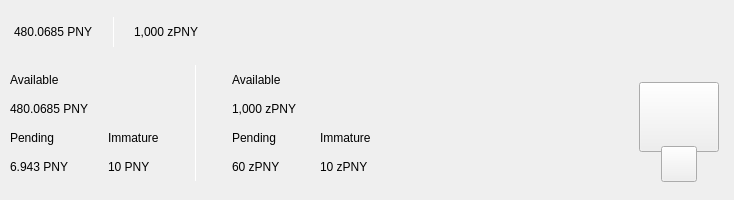
<?xml version="1.0" encoding="UTF-8"?>
<ui version="4.0">
 <class>TopBar</class>
 <widget class="QWidget" name="TopBar">
  <property name="geometry">
   <rect>
    <x>0</x>
    <y>0</y>
    <width>734</width>
    <height>200</height>
   </rect>
  </property>
  <property name="minimumSize">
   <size>
    <width>0</width>
    <height>200</height>
   </size>
  </property>
  <property name="maximumSize">
   <size>
    <width>16777215</width>
    <height>200</height>
   </size>
  </property>
  <property name="windowTitle">
   <string>Form</string>
  </property>
  <layout class="QVBoxLayout" name="verticalLayout_10" stretch="0">
   <property name="spacing">
    <number>0</number>
   </property>
   <property name="leftMargin">
    <number>0</number>
   </property>
   <property name="topMargin">
    <number>0</number>
   </property>
   <property name="rightMargin">
    <number>0</number>
   </property>
   <property name="bottomMargin">
    <number>0</number>
   </property>
   <item>
    <widget class="PFBorderImage" name="containerTop" native="true">
     <layout class="QVBoxLayout" name="verticalLayout_11">
      <property name="spacing">
       <number>0</number>
      </property>
      <property name="leftMargin">
       <number>0</number>
      </property>
      <property name="topMargin">
       <number>0</number>
      </property>
      <property name="rightMargin">
       <number>0</number>
      </property>
      <property name="bottomMargin">
       <number>0</number>
      </property>
      <item>
       <widget class="QWidget" name="top_container_2" native="true">
        <property name="minimumSize">
         <size>
          <width>0</width>
          <height>65</height>
         </size>
        </property>
        <layout class="QHBoxLayout" name="top_container">
         <property name="spacing">
          <number>0</number>
         </property>
         <property name="leftMargin">
          <number>14</number>
         </property>
         <property name="topMargin">
          <number>0</number>
         </property>
         <property name="rightMargin">
          <number>14</number>
         </property>
         <property name="bottomMargin">
          <number>0</number>
         </property>
         <item alignment="Qt::AlignVCenter">
          <widget class="QWidget" name="widgetTopAmount" native="true">
           <property name="sizePolicy">
            <sizepolicy hsizetype="Preferred" vsizetype="Maximum">
             <horstretch>0</horstretch>
             <verstretch>0</verstretch>
            </sizepolicy>
           </property>
           <layout class="QHBoxLayout" name="horizontalLayout_5">
            <property name="spacing">
             <number>0</number>
            </property>
            <property name="leftMargin">
             <number>0</number>
            </property>
            <property name="topMargin">
             <number>0</number>
            </property>
            <property name="rightMargin">
             <number>0</number>
            </property>
            <property name="bottomMargin">
             <number>0</number>
            </property>
            <item alignment="Qt::AlignTop">
             <widget class="QLabel" name="labelAmountTopPny">
              <property name="minimumSize">
               <size>
                <width>0</width>
                <height>36</height>
               </size>
              </property>
              <property name="styleSheet">
               <string notr="true">padding:0px;margin:0px;</string>
              </property>
              <property name="text">
               <string notr="true">480.0685 PNY</string>
              </property>
             </widget>
            </item>
            <item>
             <spacer name="horizontalSpacer_11">
              <property name="orientation">
               <enum>Qt::Horizontal</enum>
              </property>
              <property name="sizeType">
               <enum>QSizePolicy::Fixed</enum>
              </property>
              <property name="sizeHint" stdset="0">
               <size>
                <width>20</width>
                <height>20</height>
               </size>
              </property>
             </spacer>
            </item>
            <item alignment="Qt::AlignVCenter">
             <widget class="QLabel" name="typeSpacerTop">
              <property name="minimumSize">
               <size>
                <width>1</width>
                <height>30</height>
               </size>
              </property>
              <property name="maximumSize">
               <size>
                <width>1</width>
                <height>30</height>
               </size>
              </property>
              <property name="styleSheet">
               <string notr="true">background-color:white;
padding:0px;
border:none;</string>
              </property>
              <property name="text">
               <string/>
              </property>
             </widget>
            </item>
            <item>
             <spacer name="horizontalSpacer_12">
              <property name="orientation">
               <enum>Qt::Horizontal</enum>
              </property>
              <property name="sizeType">
               <enum>QSizePolicy::Fixed</enum>
              </property>
              <property name="sizeHint" stdset="0">
               <size>
                <width>20</width>
                <height>20</height>
               </size>
              </property>
             </spacer>
            </item>
            <item alignment="Qt::AlignTop">
             <widget class="QLabel" name="labelAmountTopzPny">
              <property name="minimumSize">
               <size>
                <width>0</width>
                <height>36</height>
               </size>
              </property>
              <property name="text">
               <string notr="true">1,000 zPNY</string>
              </property>
             </widget>
            </item>
           </layout>
          </widget>
         </item>
         <item>
          <spacer name="horizontalSpacer">
           <property name="orientation">
            <enum>Qt::Horizontal</enum>
           </property>
           <property name="sizeHint" stdset="0">
            <size>
             <width>40</width>
             <height>20</height>
            </size>
           </property>
          </spacer>
         </item>
         <item>
          <layout class="QHBoxLayout" name="horizontalLayout_4">
           <property name="spacing">
            <number>12</number>
           </property>
           <property name="rightMargin">
            <number>0</number>
           </property>
           <item alignment="Qt::AlignRight">
            <widget class="QWidget" name="layoutSync" native="true">
             <property name="minimumSize">
              <size>
               <width>0</width>
               <height>36</height>
              </size>
             </property>
             <property name="maximumSize">
              <size>
               <width>16777215</width>
               <height>36</height>
              </size>
             </property>
             <layout class="QVBoxLayout" name="verticalLayout_9">
              <property name="leftMargin">
               <number>0</number>
              </property>
              <property name="topMargin">
               <number>0</number>
              </property>
              <property name="rightMargin">
               <number>0</number>
              </property>
              <property name="bottomMargin">
               <number>0</number>
              </property>
              <item>
               <widget class="ExpandableButton" name="pushButtonSync" native="true">
                <property name="minimumSize">
                 <size>
                  <width>36</width>
                  <height>36</height>
                 </size>
                </property>
                <property name="maximumSize">
                 <size>
                  <width>16777215</width>
                  <height>36</height>
                 </size>
                </property>
               </widget>
              </item>
             </layout>
            </widget>
           </item>
           <item>
            <widget class="ExpandableButton" name="pushButtonHDUpgrade" native="true">
             <property name="minimumSize">
              <size>
               <width>36</width>
               <height>36</height>
              </size>
             </property>
            </widget>
           </item>
           <item>
            <widget class="ExpandableButton" name="pushButtonStack" native="true">
             <property name="minimumSize">
              <size>
               <width>36</width>
               <height>36</height>
              </size>
             </property>
            </widget>
           </item>
           <item>
            <widget class="ExpandableButton" name="pushButtonColdStaking" native="true">
             <property name="minimumSize">
              <size>
               <width>36</width>
               <height>36</height>
              </size>
             </property>
            </widget>
           </item>
           <item>
            <widget class="ExpandableButton" name="pushButtonConnection" native="true">
             <property name="minimumSize">
              <size>
               <width>36</width>
               <height>36</height>
              </size>
             </property>
            </widget>
           </item>
           <item>
            <widget class="ExpandableButton" name="pushButtonTor" native="true">
             <property name="minimumSize">
              <size>
               <width>36</width>
               <height>36</height>
              </size>
             </property>
            </widget>
           </item>
           <item>
            <widget class="ExpandableButton" name="pushButtonLock" native="true">
             <property name="sizePolicy">
              <sizepolicy hsizetype="Expanding" vsizetype="Expanding">
               <horstretch>0</horstretch>
               <verstretch>0</verstretch>
              </sizepolicy>
             </property>
             <property name="minimumSize">
              <size>
               <width>36</width>
               <height>0</height>
              </size>
             </property>
            </widget>
           </item>
           <item>
            <widget class="ExpandableButton" name="pushButtonTheme" native="true">
             <property name="minimumSize">
              <size>
               <width>36</width>
               <height>36</height>
              </size>
             </property>
             <property name="maximumSize">
              <size>
               <width>16777215</width>
               <height>36</height>
              </size>
             </property>
            </widget>
           </item>
           <item>
            <widget class="ExpandableButton" name="pushButtonFAQ" native="true">
             <property name="minimumSize">
              <size>
               <width>36</width>
               <height>36</height>
              </size>
             </property>
            </widget>
           </item>
          </layout>
         </item>
        </layout>
       </widget>
      </item>
      <item>
       <widget class="QWidget" name="bottom_container" native="true">
        <property name="minimumSize">
         <size>
          <width>0</width>
          <height>135</height>
         </size>
        </property>
        <layout class="QHBoxLayout" name="botton_container">
         <property name="leftMargin">
          <number>10</number>
         </property>
         <property name="topMargin">
          <number>0</number>
         </property>
         <property name="rightMargin">
          <number>10</number>
         </property>
         <property name="bottomMargin">
          <number>10</number>
         </property>
         <item>
          <layout class="QHBoxLayout" name="horizontalLayout_3">
           <property name="bottomMargin">
            <number>9</number>
           </property>
           <item>
            <layout class="QVBoxLayout" name="verticalLayout_7">
             <property name="spacing">
              <number>0</number>
             </property>
             <property name="leftMargin">
              <number>0</number>
             </property>
             <property name="rightMargin">
              <number>30</number>
             </property>
             <item>
              <layout class="QVBoxLayout" name="verticalLayout_2">
               <item>
                <widget class="QLabel" name="labelTitle1">
                 <property name="text">
                  <string>Available</string>
                 </property>
                </widget>
               </item>
               <item>
                <widget class="QLabel" name="labelAmountPny">
                 <property name="text">
                  <string notr="true">480.0685 PNY</string>
                 </property>
                </widget>
               </item>
              </layout>
             </item>
             <item>
              <layout class="QHBoxLayout" name="horizontalLayout_2">
               <property name="spacing">
                <number>0</number>
               </property>
               <item>
                <layout class="QVBoxLayout" name="verticalLayout_3">
                 <item>
                  <widget class="QLabel" name="labelTitle3">
                   <property name="text">
                    <string>Pending</string>
                   </property>
                  </widget>
                 </item>
                 <item>
                  <widget class="QLabel" name="labelPendingPny">
                   <property name="text">
                    <string notr="true">6.943 PNY</string>
                   </property>
                  </widget>
                 </item>
                </layout>
               </item>
               <item>
                <spacer name="horizontalSpacer_3">
                 <property name="orientation">
                  <enum>Qt::Horizontal</enum>
                 </property>
                 <property name="sizeType">
                  <enum>QSizePolicy::Fixed</enum>
                 </property>
                 <property name="sizeHint" stdset="0">
                  <size>
                   <width>40</width>
                   <height>20</height>
                  </size>
                 </property>
                </spacer>
               </item>
               <item>
                <layout class="QVBoxLayout" name="verticalLayout_4">
                 <item>
                  <widget class="QLabel" name="labelTitle4">
                   <property name="text">
                    <string>Immature</string>
                   </property>
                  </widget>
                 </item>
                 <item>
                  <widget class="QLabel" name="labelImmaturePny">
                   <property name="text">
                    <string notr="true">10 PNY</string>
                   </property>
                  </widget>
                 </item>
                </layout>
               </item>
              </layout>
             </item>
            </layout>
           </item>
           <item>
            <widget class="QLabel" name="typeSpacerExpanded">
             <property name="minimumSize">
              <size>
               <width>1</width>
               <height>100</height>
              </size>
             </property>
             <property name="maximumSize">
              <size>
               <width>1</width>
               <height>16777215</height>
              </size>
             </property>
             <property name="styleSheet">
              <string notr="true">background-color:white;
padding:0px;
border:none;</string>
             </property>
             <property name="text">
              <string/>
             </property>
            </widget>
           </item>
           <item>
            <widget class="QWidget" name="zerocoinBalances" native="true">
             <layout class="QVBoxLayout" name="verticalLayout_8">
              <property name="spacing">
               <number>0</number>
              </property>
              <property name="leftMargin">
               <number>30</number>
              </property>
              <property name="topMargin">
               <number>0</number>
              </property>
              <property name="rightMargin">
               <number>0</number>
              </property>
              <property name="bottomMargin">
               <number>0</number>
              </property>
              <item>
               <layout class="QVBoxLayout" name="verticalLayout">
                <item>
                 <widget class="QLabel" name="labelTitleAvailablezPny">
                  <property name="text">
                   <string>Available</string>
                  </property>
                 </widget>
                </item>
                <item>
                 <widget class="QLabel" name="labelAvailablezPny">
                  <property name="text">
                   <string notr="true">1,000 zPNY</string>
                  </property>
                 </widget>
                </item>
               </layout>
              </item>
              <item>
               <layout class="QHBoxLayout" name="horizontalLayout">
                <property name="spacing">
                 <number>0</number>
                </property>
                <item>
                 <layout class="QVBoxLayout" name="verticalLayout_5">
                  <item>
                   <widget class="QLabel" name="labelTitlePendingzPny">
                    <property name="text">
                     <string>Pending</string>
                    </property>
                   </widget>
                  </item>
                  <item>
                   <widget class="QLabel" name="labelPendingzPny">
                    <property name="text">
                     <string notr="true">60 zPNY</string>
                    </property>
                   </widget>
                  </item>
                 </layout>
                </item>
                <item>
                 <spacer name="horizontalSpacer_4">
                  <property name="orientation">
                   <enum>Qt::Horizontal</enum>
                  </property>
                  <property name="sizeType">
                   <enum>QSizePolicy::Fixed</enum>
                  </property>
                  <property name="sizeHint" stdset="0">
                   <size>
                    <width>40</width>
                    <height>20</height>
                   </size>
                  </property>
                 </spacer>
                </item>
                <item>
                 <layout class="QVBoxLayout" name="verticalLayout_6">
                  <item>
                   <widget class="QLabel" name="labelTitleImmaturezPny">
                    <property name="text">
                     <string>Immature</string>
                    </property>
                   </widget>
                  </item>
                  <item>
                   <widget class="QLabel" name="labelImmaturezPny">
                    <property name="text">
                     <string notr="true">10 zPNY</string>
                    </property>
                   </widget>
                  </item>
                 </layout>
                </item>
               </layout>
              </item>
             </layout>
            </widget>
           </item>
          </layout>
         </item>
         <item>
          <spacer name="horizontalSpacer_2">
           <property name="orientation">
            <enum>Qt::Horizontal</enum>
           </property>
           <property name="sizeHint" stdset="0">
            <size>
             <width>40</width>
             <height>20</height>
            </size>
           </property>
          </spacer>
         </item>
         <item alignment="Qt::AlignHCenter|Qt::AlignVCenter">
          <widget class="QWidget" name="qrContainer" native="true">
           <property name="sizePolicy">
            <sizepolicy hsizetype="Preferred" vsizetype="Minimum">
             <horstretch>0</horstretch>
             <verstretch>0</verstretch>
            </sizepolicy>
           </property>
           <property name="minimumSize">
            <size>
             <width>90</width>
             <height>110</height>
            </size>
           </property>
           <property name="maximumSize">
            <size>
             <width>90</width>
             <height>110</height>
            </size>
           </property>
           <layout class="QVBoxLayout" name="containerQR">
            <property name="spacing">
             <number>0</number>
            </property>
            <property name="leftMargin">
             <number>5</number>
            </property>
            <property name="topMargin">
             <number>10</number>
            </property>
            <property name="rightMargin">
             <number>5</number>
            </property>
            <property name="bottomMargin">
             <number>0</number>
            </property>
            <item>
             <widget class="QPushButton" name="btnQr">
              <property name="minimumSize">
               <size>
                <width>70</width>
                <height>70</height>
               </size>
              </property>
              <property name="maximumSize">
               <size>
                <width>16777215</width>
                <height>70</height>
               </size>
              </property>
              <property name="focusPolicy">
               <enum>Qt::NoFocus</enum>
              </property>
              <property name="text">
               <string/>
              </property>
              <property name="iconSize">
               <size>
                <width>70</width>
                <height>70</height>
               </size>
              </property>
             </widget>
            </item>
            <item>
             <spacer name="verticalSpacer">
              <property name="orientation">
               <enum>Qt::Vertical</enum>
              </property>
              <property name="sizeType">
               <enum>QSizePolicy::Fixed</enum>
              </property>
              <property name="sizeHint" stdset="0">
               <size>
                <width>20</width>
                <height>20</height>
               </size>
              </property>
             </spacer>
            </item>
            <item alignment="Qt::AlignHCenter|Qt::AlignBottom">
             <widget class="QPushButton" name="pushButtonQR">
              <property name="minimumSize">
               <size>
                <width>36</width>
                <height>36</height>
               </size>
              </property>
              <property name="maximumSize">
               <size>
                <width>36</width>
                <height>36</height>
               </size>
              </property>
              <property name="focusPolicy">
               <enum>Qt::NoFocus</enum>
              </property>
              <property name="text">
               <string/>
              </property>
             </widget>
            </item>
           </layout>
          </widget>
         </item>
        </layout>
       </widget>
      </item>
     </layout>
    </widget>
   </item>
  </layout>
 </widget>
 <customwidgets>
  <customwidget>
   <class>ExpandableButton</class>
   <extends>QWidget</extends>
   <header>qt/pny/expandablebutton.h</header>
   <container>1</container>
  </customwidget>
  <customwidget>
   <class>PFBorderImage</class>
   <extends>QFrame</extends>
   <header>qt/pny/pfborderimage.h</header>
   <container>1</container>
  </customwidget>
 </customwidgets>
 <resources/>
 <connections/>
</ui>
